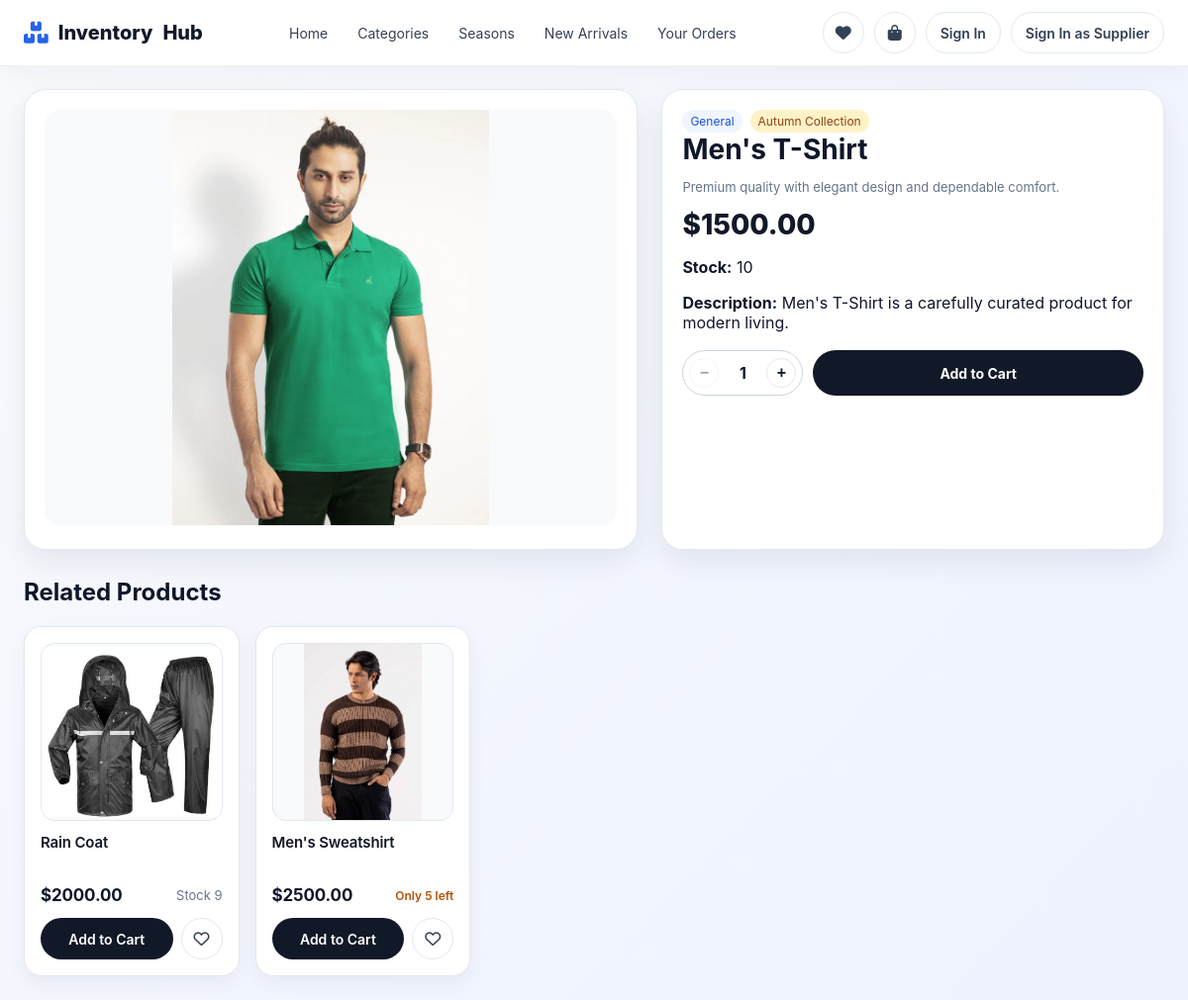
The app's page /accounts/buyer/product/2/ with its own data.
### accounts/models.py (models this page shows, shortened)
class Product(models.Model):
    name = models.CharField(max_length=255)
    category = models.ForeignKey(Category, on_delete=models.SET_NULL,null=True, blank=True)
    season = models.ForeignKey(Season, on_delete=models.SET_NULL, null=True, blank=True)
    price = models.DecimalField(max_digits=10, decimal_places=2,validators=[MinValueValidator(0.01)])
    quantity = models.PositiveIntegerField()
    picture = models.ImageField(upload_to=UniqueFileName('product_images/'), null=True, blank=True)
    created_at = models.DateTimeField(auto_now_add=True)

class Season(models.Model):
    name = models.CharField(max_length=100)

### accounts/views.py (the view)
# urls.py: path('<str:user_type>/product/<int:product_id>/', views.buyer_product_detail, name='buyer_product_detail'),
def buyer_product_detail(request, user_type, product_id):
    product = get_object_or_404(Product, id=product_id)
    related_products = Product.objects.select_related('category', 'season').filter(category=product.category).exclude(id=product.id)[:4]
    seasonal_products = Product.objects.select_related('category', 'season').filter(season=product.season).exclude(id=product.id).exclude(id__in=[p.id for p in related_products])[:4]
    return render(request, 'accounts/buyer_product_detail.html', {
        'product': product,
        'related_products': related_products,
        'seasonal_products': seasonal_products,
        'wishlist_ids': request.session.get('wishlist', []),
        'cart_product_ids': list(request.session.get('cart', {}).keys()),
    })

### accounts/context_processors.py (called while the page is built)
def auth_status(request):
    current_buyer = None
    current_supplier = None
    buyer_id = request.session.get('buyer_id')
    supplier_id = request.session.get('supplier_id')
    if buyer_id:
        current_buyer = Buyer.objects.filter(id=buyer_id).first()
    if supplier_id:
        current_supplier = Supplier.objects.filter(id=supplier_id).first()
    return {
        'current_buyer': current_buyer,
        'current_supplier': current_supplier,
    }

def storefront_nav(request):
    cart = request.session.get('cart', {})
    wishlist = request.session.get('wishlist', [])
    _, cart_count = _cart_summary(cart) if isinstance(cart, dict) else (None, 0)
    return {
        'nav_categories': Category.objects.all().order_by('name'),
        'nav_seasons': Season.objects.all().order_by('name'),
        'nav_cart_count': cart_count,
        'nav_wishlist_count': len(wishlist),
    }

### accounts/views.py (called while the page is built, shortened)
def _cart_summary(cart):
    product_ids = [int(pid) for pid in cart.keys() if str(pid).isdigit()]
    products = {p.id: p for p in Product.objects.filter(id__in=product_ids)}
    total = Decimal('0.00')
    count = 0
    return total, count

### accounts/templates/accounts/buyer_product_detail.html (shortened to what this page needs)
{% extends 'accounts/buyer_base.html' %}
{% block content %}
<div class="detail-shell">
    <div class="media-card">
        {% if product.picture and product.picture.name %}
        <img src="{{ product.picture.url }}" alt="{{ product.name }}">
        {% else %}
        <img src="/media/product_images/default-image.jpg" alt="{{ product.name }}">
        {% endif %}
    </div>
    <div class="info-card">
        <div class="meta-row">
            <span class="pill">{{ product.category.name|default:'General' }}</span>
            <span class="pill soft">{{ product.season.name|default:'All Season' }}</span>
        </div>
        <h1>{{ product.name }}</h1>
        <p class="muted">Premium quality with elegant design and dependable comfort.</p>
        <div class="price">${{ product.price }}</div>
        <p><strong>Stock:</strong> {{ product.quantity }}</p>
        <p><strong>Description:</strong> {{ product.name }} is a carefully curated product for modern living.</p>
        {% if product.quantity > 0 %}
        <div class="purchase-row">
            <div class="qty-box">
                <button type="button" class="qty-btn" id="qtyMinus" aria-label="Decrease quantity">&minus;</button>
                <span class="qty-value" id="qtyValue">1</span>
                <button type="button" class="qty-btn" id="qtyPlus" aria-label="Increase quantity">&plus;</button>
            </div>
            <button type="button" class="btn btn-primary" id="addToCartBtn"
                    data-add-to-cart-url="{% url 'add_to_cart' product.id %}" data-max="{{ product.quantity }}">
                Add to Cart
            </button>
        </div>
        {% else %}
        <p style="color: #dc2626; font-weight: 700;">Out of Stock</p>
        {% endif %}
    </div>
</div>
{% if related_products or seasonal_products %}
<div style="margin-top: 28px;">
    <div class="section-title" style="margin-bottom: 10px;">
        <h2>Related Products</h2>
    </div>
    <div class="product-grid">
        {% for related in related_products %}
        {% include 'accounts/partials/product_card.html' with product=related %}
        {% endfor %}
    </div>
</div>
{% endif %}
{% endblock %}

### accounts/templates/accounts/partials/product_card.html
<div class="product-card">
    <a class="product-link" href="{% url 'buyer_product_detail' 'buyer' product.id %}">
        <div class="product-image-wrap">
            {% if product.picture and product.picture.name %}
            <img src="{{ product.picture.url }}" alt="{{ product.name }}">
            {% else %}
            <img src="/media/product_images/default-image.jpg" alt="{{ product.name }}">
            {% endif %}
        </div>
        <h3>{{ product.name }}</h3>
        <div class="price-row">
            <span class="price">${{ product.price }}</span>
            {% if product.quantity <= 5 %}
            <span class="stock-low">Only {{ product.quantity }} left</span>
            {% else %}
            <span class="muted">Stock {{ product.quantity }}</span>
            {% endif %}
        </div>
    </a>
    <div class="product-card-actions">
        {% if product.id|stringformat:"s" in cart_product_ids %}
        <button type="button" class="btn-cart" disabled>Added to Cart</button>
        {% else %}
        <button type="button" class="btn-cart" data-add-to-cart="{% url 'add_to_cart' product.id %}">Add to Cart</button>
        {% endif %}
        {% if product.id|stringformat:"s" in wishlist_ids %}
        <button type="button" class="btn-wishlist active" data-toggle-wishlist="{% url 'toggle_wishlist' product.id %}"><i class="fas fa-heart"></i></button>
        {% else %}
        <button type="button" class="btn-wishlist" data-toggle-wishlist="{% url 'toggle_wishlist' product.id %}"><i class="far fa-heart"></i></button>
        {% endif %}
    </div>
</div>

### accounts/templates/accounts/buyer_product_detail.html (style rules this page uses)
.detail-shell { display: grid; grid-template-columns: 1.1fr 0.9fr; gap: 24px; }
.media-card, .info-card, .card { background: white; border-radius: 22px; padding: 20px; box-shadow: 0 12px 30px rgba(15,23,42,0.08); border: 1px solid #e2e8f0; }
.media-card img { width: 100%; height: 420px; object-fit: contain; border-radius: 16px; background: #f8fafc; }
.info-card h1 { margin: 0 0 8px; font-size: 28px; }
.price { font-size: 28px; font-weight: 800; color: #111827; margin: 10px 0; }
.purchase-row { display: flex; gap: 10px; margin-top: 18px; flex-wrap: wrap; }
.qty-box { display: inline-flex; align-items: center; gap: 14px; padding: 0 6px; border: 1px solid #cbd5e1; border-radius: 999px; background: white; height: 46px; }
.qty-btn { width: 30px; height: 30px; border-radius: 999px; border: 1px solid #e2e8f0; background: white; color: #0f172a; font-size: 16px; font-weight: 700; display: inline-flex; align-items: center; justify-content: center; cursor: pointer; line-height: 1; padding: 0; }
.qty-btn:disabled { opacity: 0.4; cursor: default; }
.qty-value { min-width: 20px; text-align: center; font-weight: 700; }
.btn { display: inline-flex; align-items: center; justify-content: center; height: 46px; padding: 0 20px; border-radius: 999px; text-decoration: none; border: none; cursor: pointer; font-weight: 700; font-family: inherit; font-size: 14px; box-sizing: border-box; }
.btn-primary { background: #111827; color: white; flex: 1; }

### accounts/templates/accounts/buyer_base.html (style rules this page uses)
:root { color-scheme: light; }
* { box-sizing: border-box; }
body { margin: 0; font-family: 'Inter', 'Segoe UI', Roboto, Arial, sans-serif; background: linear-gradient(135deg, #f8fafc 0%, #eef2ff 100%); color: #0f172a; }
.product-grid { display: grid; gap: 16px; grid-template-columns: repeat(2, 1fr); }
@media (min-width: 768px) { .product-grid { grid-template-columns: repeat(3, 1fr); } }
@media (min-width: 1200px) { .product-grid { grid-template-columns: repeat(5, 1fr); } }
.product-card { background: white; border-radius: 18px; padding: 16px; box-shadow: 0 8px 20px rgba(15,23,42,0.05); border: 1px solid #e2e8f0; display: flex; flex-direction: column; gap: 12px; transition: box-shadow 0.2s ease, transform 0.2s ease; }
.product-image-wrap { width: 100%; height: 180px; border-radius: 14px; background: #f8fafc; border: 1px solid #e2e8f0; overflow: hidden; flex-shrink: 0; }
.product-card img { width: 100%; height: 100%; object-fit: contain; transition: transform 0.35s ease; }
.product-card h3 { margin: 0; font-size: 15px; font-weight: 600; letter-spacing: -0.01em; line-height: 1.35; height: 2.7em; display: -webkit-box; -webkit-line-clamp: 2; -webkit-box-orient: vertical; overflow: hidden; color: #111827; }
.product-link { flex: 1; text-decoration: none; color: inherit; display: flex; flex-direction: column; gap: 12px; }
.product-card-actions { display: flex; gap: 8px; margin-top: auto; }
.price-row { display: flex; justify-content: space-between; align-items: center; height: 22px; }
.price-row .price { color: #0f172a; font-weight: 700; font-size: 17px; letter-spacing: -0.01em; }
.stock-low { color: #b45309; font-weight: 600; font-size: 12px; white-space: nowrap; }
.muted { color: #64748b; font-size: 13px; }
.meta-row { display: flex; flex-wrap: wrap; gap: 8px; }
.pill { display: inline-flex; padding: 4px 8px; border-radius: 999px; font-size: 12px; background: #eff6ff; color: #1d4ed8; }
.pill.soft { background: #fef3c7; color: #92400e; }
.btn-cart { flex: 1; display: inline-flex; align-items: center; justify-content: center; height: 42px; padding: 0 16px; border-radius: 999px; border: none; cursor: pointer; font-family: inherit; font-size: 14px; font-weight: 600; background: #111827; color: white; box-sizing: border-box; white-space: nowrap; overflow: hidden; text-overflow: ellipsis; transition: background 0.2s ease; }
.btn-wishlist { width: 42px; height: 42px; padding: 0; flex: 0 0 42px; border: 1px solid #e2e8f0; background: white; color: #334155; border-radius: 999px; cursor: pointer; display: inline-flex; align-items: center; justify-content: center; font-size: 16px; box-sizing: border-box; transition: color 0.15s ease, background 0.15s ease, border-color 0.15s ease, transform 0.15s ease; }

### records on screen
Product: picture (picture), category.name "General", season.name "Autumn Collection", name "Men's T-Shirt", price "1500.00", quantity "10"
Product: picture (picture), name "Rain Coat", price "2000.00", quantity "9", shows "Add to Cart"
Product: picture (picture), name "Men's Sweatshirt", price "2500.00", quantity "5", shows "Add to Cart"
